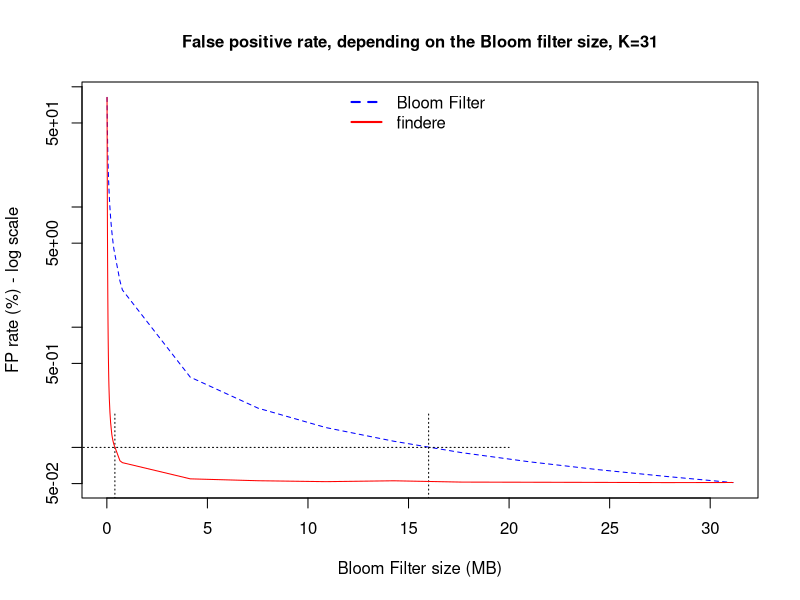

The R script that drew this image:

pdf(file="fpr_size.pdf",width=11,height=8)
resetPar <- function() {
  dev.new()
  op <- par(no.readonly = TRUE)
  dev.off()
  op
}
resetPar()


dev.new()



dev.off()
#par(mar=c(5,5,3,6), cex.axis=2, cex.lab=2, cex.main = 2)
data = read.table("data_FP_wrt_size.txt", head=T)
data$sizeGiga = data$size/8589934592
plot(data$FPR_BF~data$sizeGiga,xlab="Bloom Filter size (MB)",ylab="FP rate (%) - log scale", pch=15, col="blue", log="y",
     bg = "blue", type="l",  lty=2, mgp=c(3,1,0), cex=2, main="False positive rate, depending on the Bloom filter size, K=31", cex.main = 1, cex.lab = 1, cex.axis = 1)



par(new = TRUE)
segments(-1000, 0.1, 20, 0.1,
         col = par("fg"), lty = 3, lwd = par("lwd"), cex=2)

segments(0.4, 0.000001,  0.4, 0.2,
         col = par("fg"), lty = 3, lwd = par("lwd"), cex=2)
segments(16, 0.000001, 16, 0.2,
         col = par("fg"), lty = 3, lwd = par("lwd"), cex=2)

par(new = TRUE, mgp=c(3,1,0))
plot(data$FPR_findere~data$sizeGiga,type="l",axes=FALSE,xlab="",ylab="",pch=19, col="red",  cex=2, log="y")



legend( x="top", 
        legend=c("Bloom Filter","findere"), 
        col=c("blue","red"), lty=c(2,1),
        lwd=2, merge=TRUE, bty = "n", cex=c(1,1) )


dev.off()
